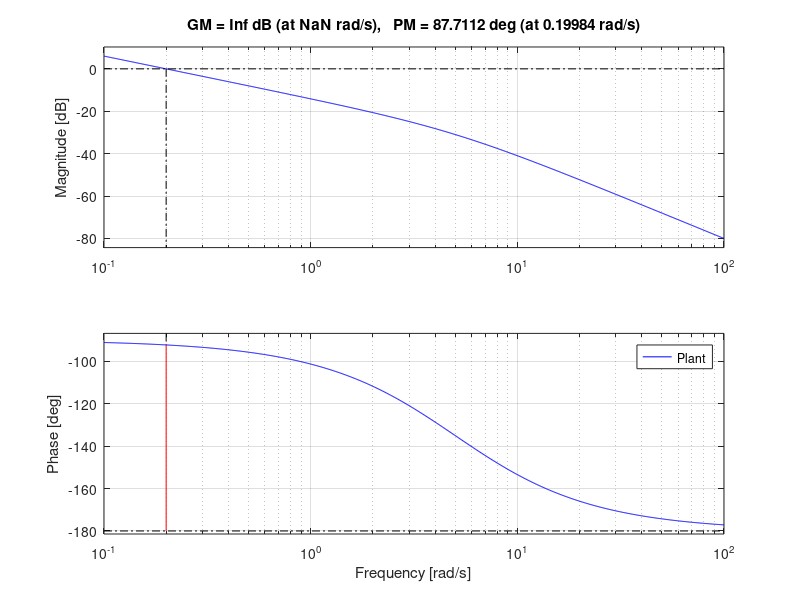
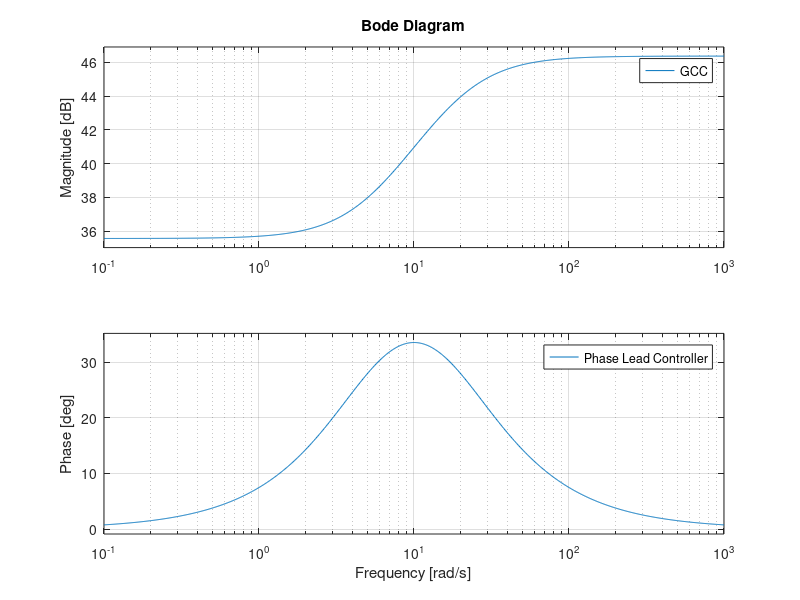
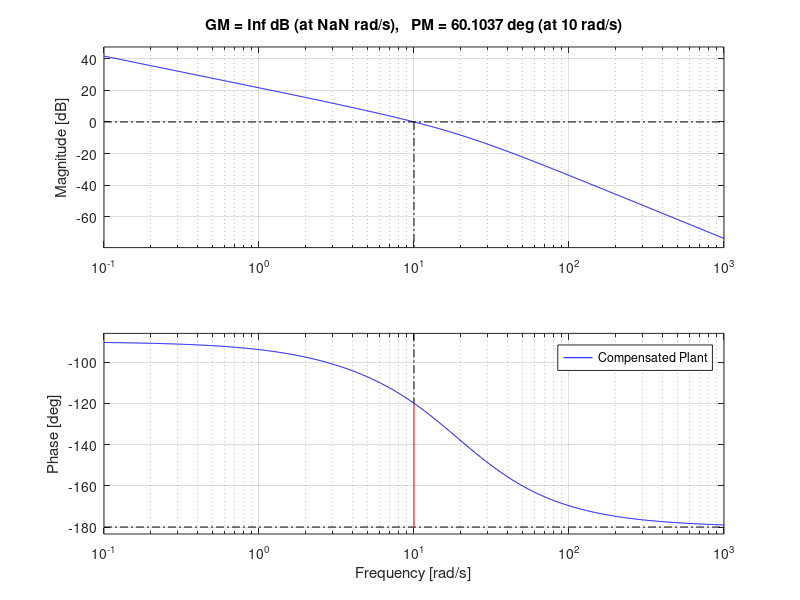
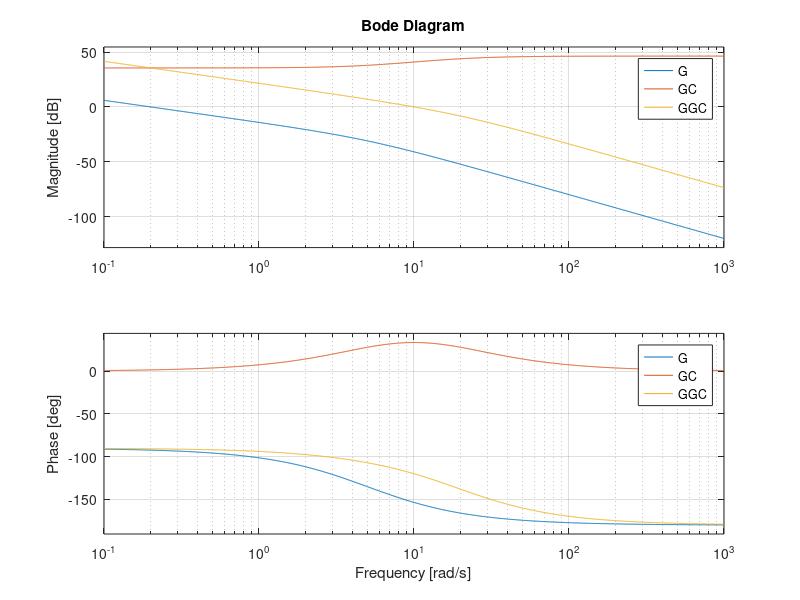

Source code (MATLAB) for these figures, in order:
clc
close all
s=tf('s');
% % Define the system G(s) = 10 / (s(s+2))
% num = [1];
% den = [1 5 0];
% G = tf(num, den);
% 
% % Bode plot of the open-loop system
% figure;
% bode(G);
% grid on;
% title('Open-Loop Bode Plot');
% % Desired specifications
% phi_desired = 50; % degrees
% wc_desired = 5; % rad/s (desired gain crossover)
% 
% % Calculate the required phase boost (add safety margin)
% phi_boost = phi_desired - 10 + 5; % Assuming current phase margin is 10°
% alpha = (1 - sind(phi_boost)) / (1 + sind(phi_boost));
% 
% % Calculate zero and pole of the lead controller
% wz = wc_desired / sqrt(alpha);
% wp = wc_desired * sqrt(alpha);
% 
% % Define the lead controller
% K = 1; % Adjust later for unity gain
% C = K * tf([1 wp], [1 wz]);
% 
% % Compensated system
% G_comp = C * G;
% 
% % Bode plot of compensated system
% figure;
% bode(G, G_comp);
% legend('Open-Loop', 'Compensated');
% grid on;
% title('Comparison of Open-Loop and Compensated Bode Plots');
% 
% figure;
% GSS = 10/(s^2+2*s);
% TT = feedback(GSS,1);
% step(TT)
% grid on
% 
% figure;
% bode(C, G);
% grid on
% legend('controller', 'plant');


GSS = 1/(s^2+5*s);
figure(1)
margin(GSS)
grid on
legend('Plant');
k1 = bode(GSS,10)
TT = feedback(GSS,1);
GCC = 1*(s+5.37)/(s+18.63);
k2 = bode(GCC,10)
K =1/k1/k2
%bode(GSS,GCC)
figure(2)
GCC = K*(s+5.37)/(s+18.63);
bode(GCC)
legend('Phase Lead Controller');
grid on
COMM = series(GSS,GCC)
figure(3)
margin(COMM)
grid on
legend('Compensated Plant');
% figure(4)
% T1 = feedback(GSS,1)
% step(T1)
% hold on
% grid on
% T2 = feedback(COMM,1)
% step(T2)
% grid on
% legend('Uncompensated Plant', 'Compensated Plant');

% GSS = 1/(s^2+5*s);
% controlSystemDesigner(GSS)
figure(4)
G= 1/(s^2+5*s);
GC = 208.1*(s+5.37)/(s+18.63);
GGC = series(GC,G);
bode(G,GC,GGC)
grid on
legend ('G','GC','GGC')

figure(5)
T1 = feedback(G,1)
step(T1)
hold on
T2 = feedback(GGC,1)
step(T2)
grid on
legend('Uncompensated Plant', 'Compensated Plant');
